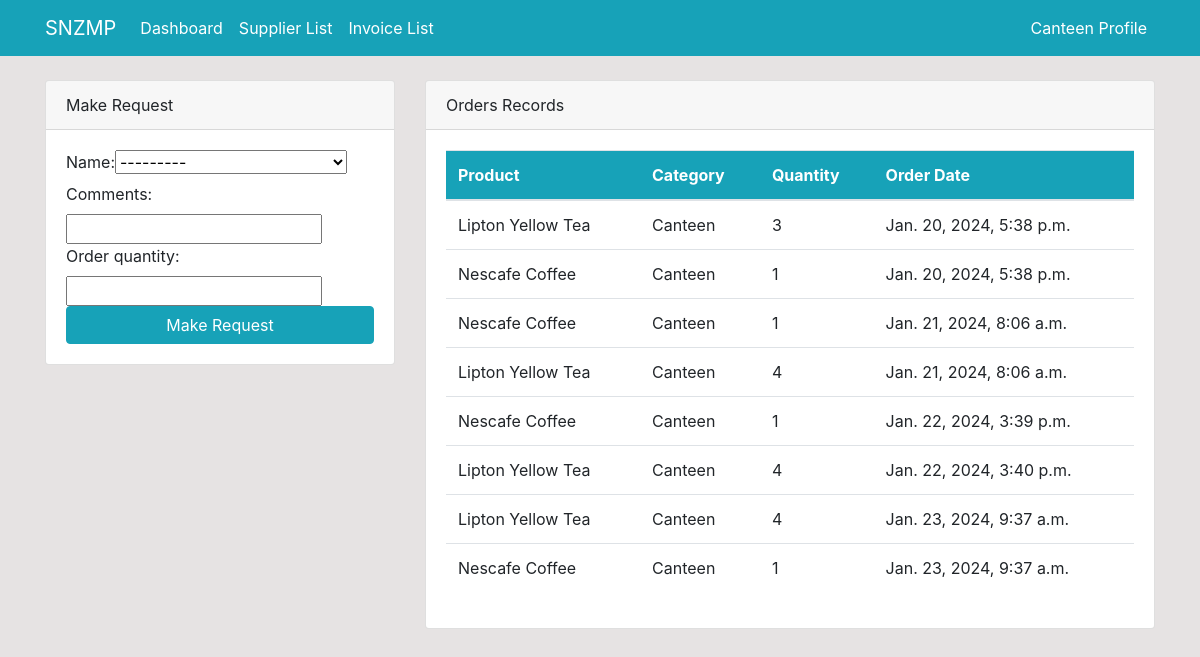
Screenshot of /index/ (signed in) with the database file from the repository.
### dashboard/models.py (models this page shows, shortened)
class Product(models.Model):
    name = models.CharField(max_length=100, null=True)
    quantity = models.PositiveIntegerField(null=True)
    price = models.DecimalField(max_digits=10, decimal_places=2, null=True)
    category = models.CharField(max_length=50, choices=CATEGORY, null=True)
    comments = models.CharField(max_length=100, null=True)
    Supplier = models.CharField(max_length=100, null=True)
    def __str__(self):
        return f'{self.name}'

class Order(models.Model):
    name = models.ForeignKey(Product, on_delete=models.CASCADE, null=True)
    customer = models.ForeignKey(User, on_delete=models.CASCADE, null=True)
    order_quantity = models.PositiveIntegerField(null=True)
    comments = models.CharField(max_length=100, null=True)
    order_datetime = models.DateTimeField(default=None, blank=True, null=True)

### dashboard/views.py (the view)
# urls.py: path('index/', views.index, name='dashboard-index'),
@login_required(login_url='user-login')
def index(request):
    product = Product.objects.all()
    product_count = product.count()
    order = Order.objects.all()
    order_count = order.count()
    customer = User.objects.filter(groups=2)
    customer_count = customer.count()
    cleaning_products = Product.objects.filter(category='Cleaning')
    count_list = cleaning_products.count()
    food = Product.objects.filter(category='Canteen')
    canteen =food.count()
    low_quantity_products = Product.objects.filter(quantity__lt=2,)
    Low_count =low_quantity_products.count()
    if request.method == 'POST':
        form = OrderForm(request.POST)
        if form.is_valid():
            obj = form.save(commit=False)
            obj.customer = request.user
            obj.save()
            return redirect('dashboard-index')
    else:
        form = OrderForm()
    context = {
        'form': form,
        'order': order,
        'product': product,
        'product_count': product_count,
        'order_count': order_count,
        'customer_count': customer_count,
        'count_list':count_list,
        'canteen':canteen,
        'Low_count':Low_count
    }
    return render(request, 'dashboard/index.html', context)

### dashboard/forms.py
class OrderForm(forms.ModelForm):
    class Meta:
        model = Order
        fields = ['name','comments','order_quantity']

### templates/dashboard/index.html (shortened to what this page needs)
{% extends 'partials/base.html' %}
{% block content %}
{% if user.is_authenticated and user.is_staff and user.is_superuser %}
{% include 'partials/topside.html' %}
<link href="https://cdn.jsdelivr.net/npm/bootstrap@5.0.2/dist/css/bootstrap.min.css" rel="stylesheet">
<script src="https://cdn.jsdelivr.net/npm/bootstrap@5.0.2/dist/js/bootstrap.bundle.min.js"></script>
<div id="carouselExampleIndicators" class="carousel slide" data-bs-ride="carousel">
  <div class="carousel-indicators">
    <button type="button" data-bs-target="#carouselExampleIndicators" data-bs-slide-to="0" class="active" aria-current="true" aria-label="Slide 1"></button>
    <button type="button" data-bs-target="#carouselExampleIndicators" data-bs-slide-to="1" aria-label="Slide 2"></button>
    <button type="button" data-bs-target="#carouselExampleIndicators" data-bs-slide-to="2" aria-label="Slide 3"></button>
  </div>
  <div class="carousel-inner">
    <div class="carousel-item active">
      <img src="\static\images.jpg" class="d-block w-100" alt="...">
    </div>
    <div class="carousel-item">
      <img src="\static\images.jpg" class="d-block w-100" alt="...">
    </div>
    <div class="carousel-item">
      <img src="\static\f.jpg" class="d-block w-100" alt="...">
    </div>
  </div>
  <button class="carousel-control-prev" type="button" data-bs-target="#carouselExampleIndicators" data-bs-slide="prev">
    <span class="carousel-control-prev-icon" aria-hidden="true"></span>
    <span class="visually-hidden">Previous</span>
  </button>
  <button class="carousel-control-next" type="button" data-bs-target="#carouselExampleIndicators" data-bs-slide="next">
    <span class="carousel-control-next-icon" aria-hidden="true"></span>
    <span class="visually-hidden">Next</span>
  </button>
</div>
{% else %}
{% include 'dashboard/customer_index.html' %}
{% endif%}
{% endblock %}

### templates/partials/nav.html (shortened to what this page needs)
<nav class="navbar navbar-expand-lg navbar-info bg-info">
    <div class="container">
        {% if user.is_authenticated %}
        <a class="navbar-brand text-white" href="{% url 'dashboard-index' %}">SNZMP</a>
        <div class="collapse navbar-collapse" id="navbarSupportedContent">
            <ul class="navbar-nav mr-auto">
                <li class="nav-item active">
                    <a class="nav-link text-white" href="{% url 'dashboard-index' %}">Dashboard </a>
                </li>
                <li class="nav-item active">
                    <a class="nav-link text-white" href="{% url 'Supplie_list' %}">Supplier List</a>
                </li>
                <li class="nav-item active">
                    <a class="nav-link text-white" href="{% url 'invoice_list' %}">Invoice List</a>
                </li>
            </ul>
            <ul class="navbar-nav ml-auto">
                <li class="nav-item active">
                    <a class="nav-link text-white" href="{% url 'user-profile' %}">{{ user.username }} Profile
                        <span class="sr-only">(current)</span></a>
                </li>
            </ul>
            {% endif %}
        </div>
    </div>
</nav>

### templates/dashboard/customer_index.html (shortened to what this page needs)
{% load crispy_forms_tags %}
<div>
    <div class="row mt-4">
        <div class="col-md-4">
            <div class="card">
                <div class="card-header">
                    Make Request
                </div>
                <div class="card-body">
                    <form method="POST">
                        {{ form }}
                        <input class="btn btn-info btn-block" type="submit" value="Make Request">
                    </form>
                </div>
            </div>
        </div>
        <div class="col-md-8">
            <div class="card">
                <div class="card-header">
                    Orders Records
                </div>
                <div class="card-body">
                    <table class="table bg-white">
                        <thead class="bg-info text-white">
                            <tr>
                                <th scope="col">Product</th>
                                <th scope="col">Category</th>
                                <th scope="col">Quantity</th>
                                <th scope="col"> Order Date</th>
                            </tr>
                        </thead>
                        <tbody>
                            {% for order in order %}
                            {% if order.customer == user %}
                            <tr>
                                <td>{{ order.name }}</td>
                                <td>{{ order.name.category }}</td>
                                <td>{{ order.order_quantity }}</td>
                                <td>{{ order.order_datetime }}</td>
                            </tr>
                            {% endif %}
                            {% endfor %}
                        </tbody>
                    </table>
                </div>
            </div>
        </div>
    </div>
</div>

### static/style.css (style rules this page uses)
body { background: rgb(230, 227, 227); }

### rows the page displays
Product: name "---------"
Order: name "Lipton Yellow Tea", name.category "Canteen", order_quantity "3", order_datetime "Jan. 20, 2024, 5:38 p.m."
Order: name "Nescafe Coffee", name.category "Canteen", order_quantity "1", order_datetime "Jan. 20, 2024, 5:38 p.m."
Order: name "Nescafe Coffee", name.category "Canteen", order_quantity "1", order_datetime "Jan. 21, 2024, 8:06 a.m."
Order: name "Lipton Yellow Tea", name.category "Canteen", order_quantity "4", order_datetime "Jan. 21, 2024, 8:06 a.m."
Order: name "Nescafe Coffee", name.category "Canteen", order_quantity "1", order_datetime "Jan. 22, 2024, 3:39 p.m."
Order: name "Lipton Yellow Tea", name.category "Canteen", order_quantity "4", order_datetime "Jan. 22, 2024, 3:40 p.m."
Order: name "Lipton Yellow Tea", name.category "Canteen", order_quantity "4", order_datetime "Jan. 23, 2024, 9:37 a.m."
Order: name "Nescafe Coffee", name.category "Canteen", order_quantity "1", order_datetime "Jan. 23, 2024, 9:37 a.m."

### other values shown
{{ user.username }} "Canteen"
